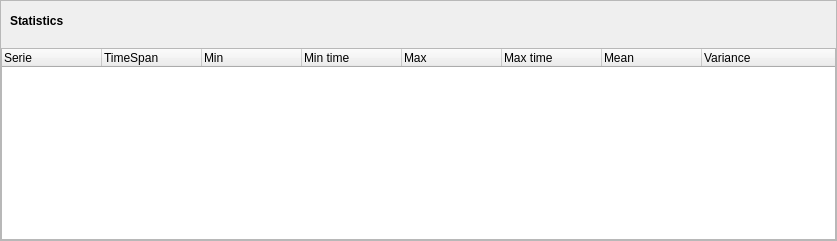
<?xml version="1.0" encoding="UTF-8"?>
<ui version="4.0">
 <class>StatsTable</class>
 <widget class="QWidget" name="StatsTable">
  <property name="geometry">
   <rect>
    <x>0</x>
    <y>0</y>
    <width>837</width>
    <height>241</height>
   </rect>
  </property>
  <property name="sizePolicy">
   <sizepolicy hsizetype="Preferred" vsizetype="Minimum">
    <horstretch>0</horstretch>
    <verstretch>0</verstretch>
   </sizepolicy>
  </property>
  <property name="windowTitle">
   <string>Form</string>
  </property>
  <property name="styleSheet">
   <string notr="true"/>
  </property>
  <layout class="QVBoxLayout" name="verticalLayout_2">
   <property name="margin">
    <number>0</number>
   </property>
   <item>
    <widget class="QFrame" name="frame">
     <property name="styleSheet">
      <string notr="true">QFrame#frame { 
     border: 1px solid; 
     border-color: rgb(135, 177, 255);
     border-radius: 4px; 
	 padding: 2px;
	background-color: rgb(233, 232, 231);
 } 

QWidget#header, QWidget#header &gt; QWidget { 
	background-color: rgb(233, 232, 231);
 } </string>
     </property>
     <property name="frameShape">
      <enum>QFrame::StyledPanel</enum>
     </property>
     <property name="frameShadow">
      <enum>QFrame::Raised</enum>
     </property>
     <layout class="QVBoxLayout" name="verticalLayout">
      <property name="margin">
       <number>0</number>
      </property>
      <item>
       <widget class="QWidget" name="Header" native="true">
        <layout class="QHBoxLayout" name="horizontalLayout">
         <item>
          <widget class="QLabel" name="label">
           <property name="sizePolicy">
            <sizepolicy hsizetype="Expanding" vsizetype="Minimum">
             <horstretch>0</horstretch>
             <verstretch>0</verstretch>
            </sizepolicy>
           </property>
           <property name="styleSheet">
            <string notr="true">QWidget#label
{
	background-color: rgb(233, 232, 231);
};
</string>
           </property>
           <property name="text">
            <string>&lt;b&gt;Statistics&lt;/b&gt;</string>
           </property>
          </widget>
         </item>
         <item>
          <widget class="QToolButton" name="hideButton">
           <property name="enabled">
            <bool>true</bool>
           </property>
           <property name="sizePolicy">
            <sizepolicy hsizetype="Minimum" vsizetype="Minimum">
             <horstretch>0</horstretch>
             <verstretch>0</verstretch>
            </sizepolicy>
           </property>
           <property name="styleSheet">
            <string notr="true">QToolButton[enabled=true]  {
   border: none;
}</string>
           </property>
           <property name="text">
            <string/>
           </property>
           <property name="icon">
            <iconset resource="newChartIcons.qrc">
             <normaloff>:/resources/icons/strzalka-dol.png</normaloff>
             <normalon>:/resources/icons/strzalka-gora.png</normalon>:/resources/icons/strzalka-dol.png</iconset>
           </property>
           <property name="checkable">
            <bool>true</bool>
           </property>
           <property name="checked">
            <bool>false</bool>
           </property>
           <property name="autoRaise">
            <bool>true</bool>
           </property>
          </widget>
         </item>
        </layout>
       </widget>
      </item>
      <item>
       <widget class="QTreeWidget" name="table">
        <property name="sizePolicy">
         <sizepolicy hsizetype="Expanding" vsizetype="Minimum">
          <horstretch>0</horstretch>
          <verstretch>0</verstretch>
         </sizepolicy>
        </property>
        <property name="maximumSize">
         <size>
          <width>16777215</width>
          <height>16777215</height>
         </size>
        </property>
        <property name="styleSheet">
         <string notr="true"/>
        </property>
        <property name="rootIsDecorated">
         <bool>true</bool>
        </property>
        <column>
         <property name="text">
          <string>Serie</string>
         </property>
        </column>
        <column>
         <property name="text">
          <string>TimeSpan</string>
         </property>
        </column>
        <column>
         <property name="text">
          <string>Min</string>
         </property>
        </column>
        <column>
         <property name="text">
          <string>Min time</string>
         </property>
        </column>
        <column>
         <property name="text">
          <string>Max</string>
         </property>
        </column>
        <column>
         <property name="text">
          <string>Max time</string>
         </property>
        </column>
        <column>
         <property name="text">
          <string>Mean</string>
         </property>
        </column>
        <column>
         <property name="text">
          <string>Variance</string>
         </property>
        </column>
       </widget>
      </item>
     </layout>
    </widget>
   </item>
  </layout>
 </widget>
 <resources>
  <include location="newChartIcons.qrc"/>
 </resources>
 <connections/>
</ui>
